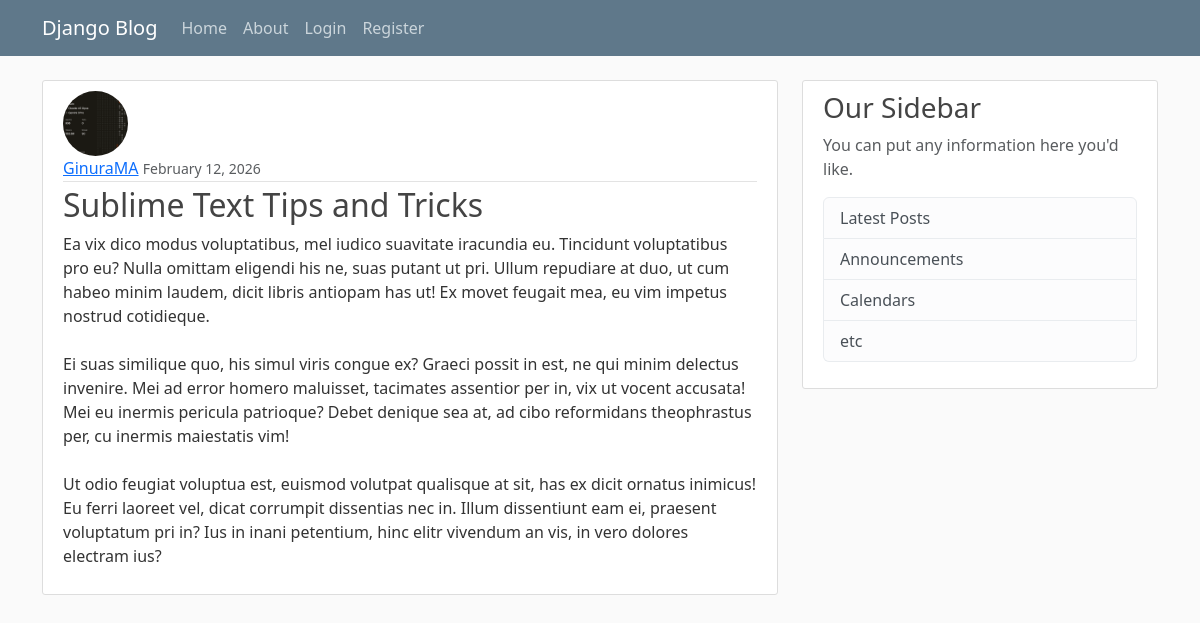
/post/16/, run on the app's committed database.
### blog/models.py (models this page shows, shortened)
class Post(models.Model):
    title = models.CharField(max_length=100)
    content = models.TextField()
    date_posted = models.DateField(default=timezone.now)
    author = models.ForeignKey(User, on_delete=models.CASCADE)

### users/models.py (models this page shows, shortened)
class Profile(models.Model):
    user = models.OneToOneField(User, on_delete=models.CASCADE)
    image = models.ImageField(default='default.jpg', upload_to='profile_pics')

### blog/views.py (the view)
# urls.py: path('post/<int:pk>/', PostDetailView.as_view(), name='post-detail'), #every routs has a name that can be used to identify them
class PostDetailView(DetailView):
    model = Post

### blog/templates/blog/post_detail.html (shortened to what this page needs)
{% extends "blog/base.html" %}
{% block content %}
<article class="media content-section">
    <img class="rounded-circle article-img" src="{{ object.author.profile.image.url }}">
    <div class="media-body">
        <div class="article-metadata">
        <a class="mr-2" href="#">{{ object.author }}</a>
        <small class="text-muted">{{ object.date_posted|date:"F d, Y" }}</small>
        </div>
        <h2 class="article-title"> {{ object.title }} </h2>
        <p class="article-content">{{ object.content }}</p>
    </div>
</article>
{% endblock content %}

### blog/static/blog/main.css (style rules this page uses)
body { background: #fafafa; color: #333333; margin-top: 5rem; }
h1, h2, h3, h4, h5, h6 { color: #444444; }
.content-section { background: #ffffff; padding: 10px 20px; border: 1px solid #dddddd; border-radius: 3px; margin-bottom: 20px; }
.article-title { color: #444444; }
.article-content { white-space: pre-line; }
.article-img { height: 65px; width: 65px; margin-right: 16px; }
.article-metadata { padding-bottom: 1px; margin-bottom: 4px; border-bottom: 1px solid #e3e3e3 }

### data on the page
Post: author.profile.image (picture), author "GinuraMA", date_posted "February 12, 2026", title "Sublime Text Tips and Tricks", content "Ea vix dico modus voluptatibus, mel iudico suavitate iracundia eu. Tincidunt voluptatibus pro eu? Nulla omittam eligendi his ne, suas putant ut pri. Ullum repudiare at duo, ut cum habeo minim laudem, dicit libris antiopam has ut! Ex movet feugait mea, eu vim impetus nostrud cotidieque. Ei suas similique quo, his simul viris congue ex? Graeci possit in est, ne qui minim delectus invenire. Mei ad error homero maluisset, tacimates assentior per in, vix ut vocent accusata! Mei eu inermis pericula patrioque? Debet denique sea at, ad cibo reformidans theophrastus per, cu inermis maiestatis vim! Ut odio feugiat voluptua est, euismod volutpat qualisque at sit, has ex dicit ornatus inimicus! Eu…"
